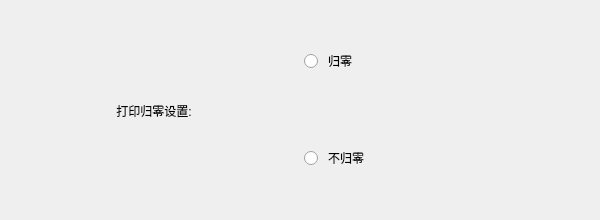
     <widget class="QWidget" name="page_40">
      <widget class="QWidget" name="layoutWidget_4">
       <property name="geometry">
        <rect>
         <x>10</x>
         <y>10</y>
         <width>581</width>
         <height>201</height>
        </rect>
       </property>
       <layout class="QHBoxLayout" name="horizontalLayout_11">
        <item>
         <widget class="QLabel" name="label_42">
          <property name="styleSheet">
           <string notr="true">font: 14pt &quot;黑体&quot;;</string>
          </property>
          <property name="text">
           <string>打印归零设置:</string>
          </property>
          <property name="alignment">
           <set>Qt::AlignCenter</set>
          </property>
         </widget>
        </item>
        <item>
         <layout class="QVBoxLayout" name="verticalLayout_6">
          <item>
           <widget class="QRadioButton" name="radioButton_69">
            <property name="minimumSize">
             <size>
              <width>0</width>
              <height>80</height>
             </size>
            </property>
            <property name="styleSheet">
             <string notr="true">QRadioButton{
   font: 14pt &quot;黑体&quot;;
   spacing: 10 
}  

QRadioButton::indicator { 
   width: 25px;
   height: 25px;
   image: url(:/A31/A31/logo/Radio.png);
}

QRadioButton::indicator:checked { 
image: url(:/A31/A31/logo/Radio_check.png);s
}</string>
            </property>
            <property name="text">
             <string>归零</string>
            </property>
           </widget>
          </item>
          <item>
           <widget class="QRadioButton" name="radioButton_70">
            <property name="minimumSize">
             <size>
              <width>0</width>
              <height>80</height>
             </size>
            </property>
            <property name="styleSheet">
             <string notr="true">QRadioButton{
   font: 14pt &quot;黑体&quot;;
   spacing: 10 
}  

QRadioButton::indicator { 
   width: 25px;
   height: 25px;
   image: url(:/A31/A31/logo/Radio.png);
}

QRadioButton::indicator:checked { 
image: url(:/A31/A31/logo/Radio_check.png);s
}</string>
            </property>
            <property name="text">
             <string>不归零</string>
            </property>
           </widget>
          </item>
         </layout>
        </item>
       </layout>
      </widget>
     </widget>
